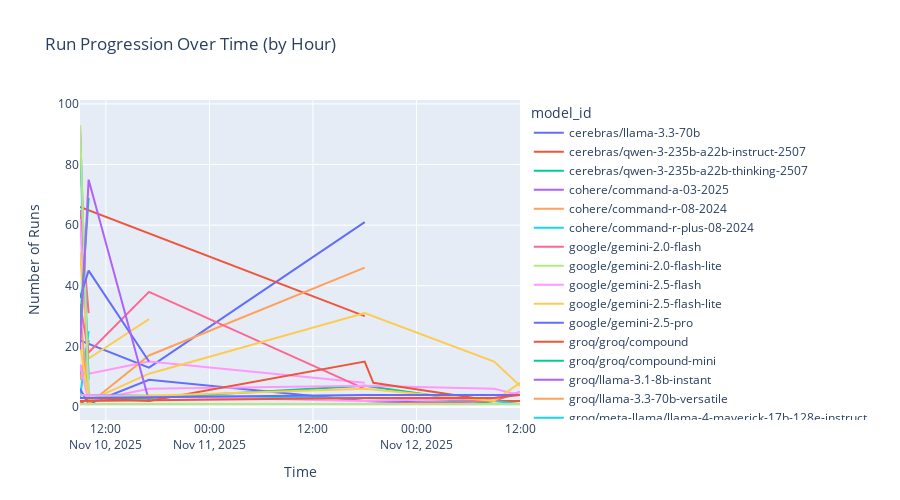

Write notebook code for a chart like this one.
### Markdown cell above
## Time-Based Analysis

### Code cell
# Run Progression

# Time series by hour
df_time = df_success.groupby([pd.Grouper(key='timestamp', freq='H'), 'model_id']).size().reset_index()
df_time.columns = ['timestamp', 'model_id', 'count']

# Interactive plotly line chart (if available)
fig = px.line(
    df_time,
    x='timestamp',
    y='count',
    color='model_id',
    title="Run Progression Over Time (by Hour)",
    labels={'count': 'Number of Runs', 'timestamp': 'Time'}
)
fig.update_layout(height=500)
fig.show()


# Cumulative completion
cumulative = df_success.groupby('timestamp').size().cumsum()
plt.figure(figsize=(12, 6))
plt.plot(cumulative.index, cumulative.values, linewidth=2)
plt.title("Cumulative Completion Over Time", fontsize=14, fontweight='bold')
plt.xlabel("Time", fontsize=12)
plt.ylabel("Cumulative Runs", fontsize=12)
plt.grid(True, alpha=0.3)
plt.tight_layout()
plt.show()

### Figure 1 — Plotly figure (JSON) as saved in the notebook; plotly's stock layout.template omitted (floating-point values rounded to 4 significant figures)
{"data": [{"hovertemplate": "model_id=cerebras/llama-3.3-70b<br>Time=%{x}<br>Number of Runs=%{y}<extra></extra>", "legendgroup": "cerebras/llama-3.3-70b", "line": {"color": "#636efa", "dash": "solid"}, "marker": {"symbol": "circle"}, "mode": "lines", "name": "cerebras/llama-3.3-70b", "orientation": "v", "showlegend": true, "type": "scatter", "x": ["2025-11-10T09:00:00+00:00", "2025-11-10T17:00:00+00:00", "2025-11-11T18:00:00+00:00"], "xaxis": "x", "y": [22, 13, 61], "yaxis": "y"}, {"hovertemplate": "model_id=cerebras/qwen-3-235b-a22b-instruct-2507<br>Time=%{x}<br>Number of Runs=%{y}<extra></extra>", "legendgroup": "cerebras/qwen-3-235b-a22b-instruct-2507", "line": {"color": "#EF553B", "dash": "solid"}, "marker": {"symbol": "circle"}, "mode": "lines", "name": "cerebras/qwen-3-235b-a22b-instruct-2507", "orientation": "v", "showlegend": true, "type": "scatter", "x": ["2025-11-10T09:00:00+00:00", "2025-11-11T18:00:00+00:00"], "xaxis": "x", "y": [66, 30], "yaxis": "y"}, {"hovertemplate": "model_id=cerebras/qwen-3-235b-a22b-thinking-2507<br>Time=%{x}<br>Number of Runs=%{y}<extra></extra>", "legendgroup": "cerebras/qwen-3-235b-a22b-thinking-2507", "line": {"color": "#00cc96", "dash": "solid"}, "marker": {"symbol": "circle"}, "mode": "lines", "name": "cerebras/qwen-3-235b-a22b-thinking-2507", "orientation": "v", "showlegend": true, "type": "scatter", "x": ["2025-11-10T09:00:00+00:00"], "xaxis": "x", "y": [96], "yaxis": "y"}, {"hovertemplate": "model_id=cohere/command-a-03-2025<br>Time=%{x}<br>Number of Runs=%{y}<extra></extra>", "legendgroup": "cohere/command-a-03-2025", "line": {"color": "#ab63fa", "dash": "solid"}, "marker": {"symbol": "circle"}, "mode": "lines", "name": "cohere/command-a-03-2025", "orientation": "v", "showlegend": true, "type": "scatter", "x": ["2025-11-10T09:00:00+00:00", "2025-11-10T10:00:00+00:00"], "xaxis": "x", "y": [10, 22], "yaxis": "y"}, {"hovertemplate": "model_id=cohere/command-r-08-2024<br>Time=%{x}<br>Number of Runs=%{y}<extra></extra>", "legendgroup": "cohere/command-r-08-2024", "line": {"color": "#FFA15A", "dash": "solid"}, "marker": {"symbol": "circle"}, "mode": "lines", "name": "cohere/command-r-08-2024", "orientation": "v", "showlegend": true, "type": "scatter", "x": ["2025-11-10T09:00:00+00:00", "2025-11-10T10:00:00+00:00"], "xaxis": "x", "y": [9, 22], "yaxis": "y"}, {"hovertemplate": "model_id=cohere/command-r-plus-08-2024<br>Time=%{x}<br>Number of Runs=%{y}<extra></extra>", "legendgroup": "cohere/command-r-plus-08-2024", "line": {"color": "#19d3f3", "dash": "solid"}, "marker": {"symbol": "circle"}, "mode": "lines", "name": "cohere/command-r-plus-08-2024", "orientation": "v", "showlegend": true, "type": "scatter", "x": ["2025-11-10T09:00:00+00:00", "2025-11-10T10:00:00+00:00"], "xaxis": "x", "y": [3, 25], "yaxis": "y"}, {"hovertemplate": "model_id=google/gemini-2.0-flash<br>Time=%{x}<br>Number of Runs=%{y}<extra></extra>", "legendgroup": "google/gemini-2.0-flash", "line": {"color": "#FF6692", "dash": "solid"}, "marker": {"symbol": "circle"}, "mode": "lines", "name": "google/gemini-2.0-flash", "orientation": "v", "showlegend": true, "type": "scatter", "x": ["2025-11-10T09:00:00+00:00", "2025-11-10T10:00:00+00:00"], "xaxis": "x", "y": [65, 31], "yaxis": "y"}, {"hovertemplate": "model_id=google/gemini-2.0-flash-lite<br>Time=%{x}<br>Number of Runs=%{y}<extra></extra>", "legendgroup": "google/gemini-2.0-flash-lite", "line": {"color": "#B6E880", "dash": "solid"}, "marker": {"symbol": "circle"}, "mode": "lines", "name": "google/gemini-2.0-flash-lite", "orientation": "v", "showlegend": true, "type": "scatter", "x": ["2025-11-10T09:00:00+00:00"], "xaxis": "x", "y": [96], "yaxis": "y"}, {"hovertemplate": "model_id=google/gemini-2.5-flash<br>Time=%{x}<br>Number of Runs=%{y}<extra></extra>", "legendgroup": "google/gemini-2.5-flash", "line": {"color": "#FF97FF", "dash": "solid"}, "marker": {"symbol": "circle"}, "mode": "lines", "name": "google/gemini-2.5-flash", "orientation": "v", "showlegend": true, "type": "scatter", "x": ["2025-11-10T09:00:00+00:00", "2025-11-10T10:00:00+00:00", "2025-11-10T17:00:00+00:00", "2025-11-11T18:00:00+00:00"], "xaxis": "x", "y": [62, 11, 15, 8], "yaxis": "y"}, {"hovertemplate": "model_id=google/gemini-2.5-flash-lite<br>Time=%{x}<br>Number of Runs=%{y}<extra></extra>", "legendgroup": "google/gemini-2.5-flash-lite", "line": {"color": "#FECB52", "dash": "solid"}, "marker": {"symbol": "circle"}, "mode": "lines", "name": "google/gemini-2.5-flash-lite", "orientation": "v", "showlegend": true, "type": "scatter", "x": ["2025-11-10T09:00:00+00:00", "2025-11-10T10:00:00+00:00", "2025-11-10T17:00:00+00:00"], "xaxis": "x", "y": [51, 16, 29], "yaxis": "y"}, {"hovertemplate": "model_id=google/gemini-2.5-pro<br>Time=%{x}<br>Number of Runs=%{y}<extra></extra>", "legendgroup": "google/gemini-2.5-pro", "line": {"color": "#636efa", "dash": "solid"}, "marker": {"symbol": "circle"}, "mode": "lines", "name": "google/gemini-2.5-pro", "orientation": "v", "showlegend": true, "type": "scatter", "x": ["2025-11-10T09:00:00+00:00", "2025-11-10T10:00:00+00:00", "2025-11-10T17:00:00+00:00", "2025-11-11T18:00:00+00:00", "2025-11-12T09:00:00+00:00"], "xaxis": "x", "y": [6, 1, 9, 2, 1], "yaxis": "y"}, {"hovertemplate": "model_id=groq/groq/compound<br>Time=%{x}<br>Number of Runs=%{y}<extra></extra>", "legendgroup": "groq/groq/compound", "line": {"color": "#EF553B", "dash": "solid"}, "marker": {"symbol": "circle"}, "mode": "lines", "name": "groq/groq/compound", "orientation": "v", "showlegend": true, "type": "scatter", "x": ["2025-11-10T09:00:00+00:00"], "xaxis": "x", "y": [1], "yaxis": "y"}, {"hovertemplate": "model_id=groq/groq/compound-mini<br>Time=%{x}<br>Number of Runs=%{y}<extra></extra>", "legendgroup": "groq/groq/compound-mini", "line": {"color": "#00cc96", "dash": "solid"}, "marker": {"symbol": "circle"}, "mode": "lines", "name": "groq/groq/compound-mini", "orientation": "v", "showlegend": true, "type": "scatter", "x": ["2025-11-10T09:00:00+00:00", "2025-11-10T17:00:00+00:00", "2025-11-11T18:00:00+00:00", "2025-11-12T09:00:00+00:00", "2025-11-12T12:00:00+00:00"], "xaxis": "x", "y": [3, 3, 7, 1, 1], "yaxis": "y"}, {"hovertemplate": "model_id=groq/llama-3.1-8b-instant<br>Time=%{x}<br>Number of Runs=%{y}<extra></extra>", "legendgroup": "groq/llama-3.1-8b-instant", "line": {"color": "#ab63fa", "dash": "solid"}, "marker": {"symbol": "circle"}, "mode": "lines", "name": "groq/llama-3.1-8b-instant", "orientation": "v", "showlegend": true, "type": "scatter", "x": ["2025-11-10T09:00:00+00:00", "2025-11-10T10:00:00+00:00"], "xaxis": "x", "y": [93, 3], "yaxis": "y"}, {"hovertemplate": "model_id=groq/llama-3.3-70b-versatile<br>Time=%{x}<br>Number of Runs=%{y}<extra></extra>", "legendgroup": "groq/llama-3.3-70b-versatile", "line": {"color": "#FFA15A", "dash": "solid"}, "marker": {"symbol": "circle"}, "mode": "lines", "name": "groq/llama-3.3-70b-versatile", "orientation": "v", "showlegend": true, "type": "scatter", "x": ["2025-11-10T09:00:00+00:00", "2025-11-10T10:00:00+00:00", "2025-11-10T17:00:00+00:00", "2025-11-11T18:00:00+00:00"], "xaxis": "x", "y": [32, 1, 17, 46], "yaxis": "y"}, {"hovertemplate": "model_id=groq/meta-llama/llama-4-maverick-17b-128e-instruct<br>Time=%{x}<br>Number of Runs=%{y}<extra></extra>", "legendgroup": "groq/meta-llama/llama-4-maverick-17b-128e-instruct", "line": {"color": "#19d3f3", "dash": "solid"}, "marker": {"symbol": "circle"}, "mode": "lines", "name": "groq/meta-llama/llama-4-maverick-17b-128e-instruct", "orientation": "v", "showlegend": true, "type": "scatter", "x": ["2025-11-10T09:00:00+00:00", "2025-11-10T10:00:00+00:00"], "xaxis": "x", "y": [87, 9], "yaxis": "y"}, {"hovertemplate": "model_id=groq/meta-llama/llama-4-scout-17b-16e-instruct<br>Time=%{x}<br>Number of Runs=%{y}<extra></extra>", "legendgroup": "groq/meta-llama/llama-4-scout-17b-16e-instruct", "line": {"color": "#FF6692", "dash": "solid"}, "marker": {"symbol": "circle"}, "mode": "lines", "name": "groq/meta-llama/llama-4-scout-17b-16e-instruct", "orientation": "v", "showlegend": true, "type": "scatter", "x": ["2025-11-10T09:00:00+00:00", "2025-11-10T10:00:00+00:00", "2025-11-10T17:00:00+00:00", "2025-11-11T18:00:00+00:00"], "xaxis": "x", "y": [34, 18, 38, 6], "yaxis": "y"}, {"hovertemplate": "model_id=groq/moonshotai/kimi-k2-instruct<br>Time=%{x}<br>Number of Runs=%{y}<extra></extra>", "legendgroup": "groq/moonshotai/kimi-k2-instruct", "line": {"color": "#B6E880", "dash": "solid"}, "marker": {"symbol": "circle"}, "mode": "lines", "name": "groq/moonshotai/kimi-k2-instruct", "orientation": "v", "showlegend": true, "type": "scatter", "x": ["2025-11-10T09:00:00+00:00", "2025-11-10T10:00:00+00:00"], "xaxis": "x", "y": [93, 3], "yaxis": "y"}, {"hovertemplate": "model_id=groq/openai/gpt-oss-120b<br>Time=%{x}<br>Number of Runs=%{y}<extra></extra>", "legendgroup": "groq/openai/gpt-oss-120b", "line": {"color": "#FF97FF", "dash": "solid"}, "marker": {"symbol": "circle"}, "mode": "lines", "name": "groq/openai/gpt-oss-120b", "orientation": "v", "showlegend": true, "type": "scatter", "x": ["2025-11-10T09:00:00+00:00", "2025-11-10T10:00:00+00:00", "2025-11-10T17:00:00+00:00", "2025-11-11T18:00:00+00:00", "2025-11-12T09:00:00+00:00", "2025-11-12T12:00:00+00:00"], "xaxis": "x", "y": [14, 2, 6, 7, 6, 4], "yaxis": "y"}, {"hovertemplate": "model_id=groq/openai/gpt-oss-20b<br>Time=%{x}<br>Number of Runs=%{y}<extra></extra>", "legendgroup": "groq/openai/gpt-oss-20b", "line": {"color": "#FECB52", "dash": "solid"}, "marker": {"symbol": "circle"}, "mode": "lines", "name": "groq/openai/gpt-oss-20b", "orientation": "v", "showlegend": true, "type": "scatter", "x": ["2025-11-10T09:00:00+00:00", "2025-11-10T10:00:00+00:00", "2025-11-10T17:00:00+00:00", "2025-11-11T18:00:00+00:00", "2025-11-12T09:00:00+00:00", "2025-11-12T12:00:00+00:00"], "xaxis": "x", "y": [21, 2, 11, 31, 15, 7], "yaxis": "y"}, {"hovertemplate": "model_id=groq/qwen/qwen3-32b<br>Time=%{x}<br>Number of Runs=%{y}<extra></extra>", "legendgroup": "groq/qwen/qwen3-32b", "line": {"color": "#636efa", "dash": "solid"}, "marker": {"symbol": "circle"}, "mode": "lines", "name": "groq/qwen/qwen3-32b", "orientation": "v", "showlegend": true, "type": "scatter", "x": ["2025-11-10T09:00:00+00:00", "2025-11-10T10:00:00+00:00", "2025-11-10T17:00:00+00:00"], "xaxis": "x", "y": [36, 45, 15], "yaxis": "y"}, {"hovertemplate": "model_id=mistral/magistral-medium-2506<br>Time=%{x}<br>Number of Runs=%{y}<extra></extra>", "legendgroup": "mistral/magistral-medium-2506", "line": {"color": "#EF553B", "dash": "solid"}, "marker": {"symbol": "circle"}, "mode": "lines", "name": "mistral/magistral-medium-2506", "orientation": "v", "showlegend": true, "type": "scatter", "x": ["2025-11-10T09:00:00+00:00", "2025-11-10T10:00:00+00:00", "2025-11-10T17:00:00+00:00", "2025-11-11T18:00:00+00:00", "2025-11-11T19:00:00+00:00", "2025-11-12T09:00:00+00:00", "2025-11-12T12:00:00+00:00"], "xaxis": "x", "y": [1, 3, 2, 15, 8, 2, 2], "yaxis": "y"}, {"hovertemplate": "model_id=mistral/mistral-large-latest<br>Time=%{x}<br>Number of Runs=%{y}<extra></extra>", "legendgroup": "mistral/mistral-large-latest", "line": {"color": "#00cc96", "dash": "solid"}, "marker": {"symbol": "circle"}, "mode": "lines", "name": "mistral/mistral-large-latest", "orientation": "v", "showlegend": true, "type": "scatter", "x": ["2025-11-10T09:00:00+00:00", "2025-11-10T10:00:00+00:00"], "xaxis": "x", "y": [27, 69], "yaxis": "y"}, {"hovertemplate": "model_id=mistral/mistral-medium-latest<br>Time=%{x}<br>Number of Runs=%{y}<extra></extra>", "legendgroup": "mistral/mistral-medium-latest", "line": {"color": "#ab63fa", "dash": "solid"}, "marker": {"symbol": "circle"}, "mode": "lines", "name": "mistral/mistral-medium-latest", "orientation": "v", "showlegend": true, "type": "scatter", "x": ["2025-11-10T09:00:00+00:00", "2025-11-10T10:00:00+00:00", "2025-11-10T17:00:00+00:00"], "xaxis": "x", "y": [19, 75, 2], "yaxis": "y"}, {"hovertemplate": "model_id=mistral/mistral-small-latest<br>Time=%{x}<br>Number of Runs=%{y}<extra></extra>", "legendgroup": "mistral/mistral-small-latest", "line": {"color": "#FFA15A", "dash": "solid"}, "marker": {"symbol": "circle"}, "mode": "lines", "name": "mistral/mistral-small-latest", "orientation": "v", "showlegend": true, "type": "scatter", "x": ["2025-11-10T09:00:00+00:00"], "xaxis": "x", "y": [96], "yaxis": "y"}, {"hovertemplate": "model_id=openrouter/deepseek/deepseek-r1-0528-qwen3-8b:free<br>Time=%{x}<br>Number of Runs=%{y}<extra></extra>", "legendgroup": "openrouter/deepseek/deepseek-r1-0528-qwen3-8b:free", "line": {"color": "#19d3f3", "dash": "solid"}, "marker": {"symbol": "circle"}, "mode": "lines", "name": "openrouter/deepseek/deepseek-r1-0528-qwen3-8b:free", "orientation": "v", "showlegend": true, "type": "scatter", "x": ["2025-11-10T09:00:00+00:00", "2025-11-11T18:00:00+00:00", "2025-11-12T09:00:00+00:00", "2025-11-12T12:00:00+00:00"], "xaxis": "x", "y": [4, 3, 2, 1], "yaxis": "y"}, {"hovertemplate": "model_id=openrouter/deepseek/deepseek-r1-distill-llama-70b:free<br>Time=%{x}<br>Number of Runs=%{y}<extra></extra>", "legendgroup": "openrouter/deepseek/deepseek-r1-distill-llama-70b:free", "line": {"color": "#FF6692", "dash": "solid"}, "marker": {"symbol": "circle"}, "mode": "lines", "name": "openrouter/deepseek/deepseek-r1-distill-llama-70b:free", "orientation": "v", "showlegend": true, "type": "scatter", "x": ["2025-11-10T09:00:00+00:00", "2025-11-11T18:00:00+00:00", "2025-11-12T09:00:00+00:00", "2025-11-12T12:00:00+00:00"], "xaxis": "x", "y": [1, 1, 2, 5], "yaxis": "y"}, {"hovertemplate": "model_id=openrouter/mistralai/mistral-small-3.2-24b-instruct:free<br>Time=%{x}<br>Number of Runs=%{y}<extra></extra>", "legendgroup": "openrouter/mistralai/mistral-small-3.2-24b-instruct:free", "line": {"color": "#B6E880", "dash": "solid"}, "marker": {"symbol": "circle"}, "mode": "lines", "name": "openrouter/mistralai/mistral-small-3.2-24b-instruct:free", "orientation": "v", "showlegend": true, "type": "scatter", "x": ["2025-11-10T09:00:00+00:00", "2025-11-11T18:00:00+00:00", "2025-11-12T12:00:00+00:00"], "xaxis": "x", "y": [1, 1, 1], "yaxis": "y"}, {"hovertemplate": "model_id=openrouter/nvidia/nemotron-nano-9b-v2:free<br>Time=%{x}<br>Number of Runs=%{y}<extra></extra>", "legendgroup": "openrouter/nvidia/nemotron-nano-9b-v2:free", "line": {"color": "#FF97FF", "dash": "solid"}, "marker": {"symbol": "circle"}, "mode": "lines", "name": "openrouter/nvidia/nemotron-nano-9b-v2:free", "orientation": "v", "showlegend": true, "type": "scatter", "x": ["2025-11-10T09:00:00+00:00", "2025-11-11T18:00:00+00:00", "2025-11-12T09:00:00+00:00", "2025-11-12T12:00:00+00:00"], "xaxis": "x", "y": [4, 2, 3, 5], "yaxis": "y"}, {"hovertemplate": "model_id=openrouter/tngtech/deepseek-r1t-chimera:free<br>Time=%{x}<br>Number of Runs=%{y}<extra></extra>", "legendgroup": "openrouter/tngtech/deepseek-r1t-chimera:free", "line": {"color": "#FECB52", "dash": "solid"}, "marker": {"symbol": "circle"}, "mode": "lines", "name": "openrouter/tngtech/deepseek-r1t-chimera:free", "orientation": "v", "showlegend": true, "type": "scatter", "x": ["2025-11-10T09:00:00+00:00", "2025-11-11T18:00:00+00:00", "2025-11-12T09:00:00+00:00", "2025-11-12T12:00:00+00:00"], "xaxis": "x", "y": [3, 6, 2, 8], "yaxis": "y"}, {"hovertemplate": "model_id=openrouter/tngtech/deepseek-r1t2-chimera:free<br>Time=%{x}<br>Number of Runs=%{y}<extra></extra>", "legendgroup": "openrouter/tngtech/deepseek-r1t2-chimera:free", "line": {"color": "#636efa", "dash": "solid"}, "marker": {"symbol": "circle"}, "mode": "lines", "name": "openrouter/tngtech/deepseek-r1t2-chimera:free", "orientation": "v", "showlegend": true, "type": "scatter", "x": ["2025-11-10T09:00:00+00:00", "2025-11-11T18:00:00+00:00", "2025-11-12T09:00:00+00:00", "2025-11-12T12:00:00+00:00"], "xaxis": "x", "y": [3, 4, 4, 4], "yaxis": "y"}, {"hovertemplate": "model_id=openrouter/z-ai/glm-4.5-air:free<br>Time=%{x}<br>Number of Runs=%{y}<extra></extra>", "legendgroup": "openrouter/z-ai/glm-4.5-air:free", "line": {"color": "#EF553B", "dash": "solid"}, "marker": {"symbol": "circle"}, "mode": "lines", "name": "openrouter/z-ai/glm-4.5-air:free", "orientation": "v", "showlegend": true, "type": "scatter", "x": ["2025-11-10T09:00:00+00:00", "2025-11-11T18:00:00+00:00", "2025-11-12T09:00:00+00:00", "2025-11-12T12:00:00+00:00"], "xaxis": "x", "y": [2, 3, 3, 4], "yaxis": "y"}], "layout": {"height": 500, "legend": {"title": {"text": "model_id"}, "tracegroupgap": 0}, "title": {"text": "Run Progression Over Time (by Hour)"}, "xaxis": {"anchor": "y", "domain": [0, 1], "title": {"text": "Time"}}, "yaxis": {"anchor": "x", "domain": [0, 1], "title": {"text": "Number of Runs"}}}}
